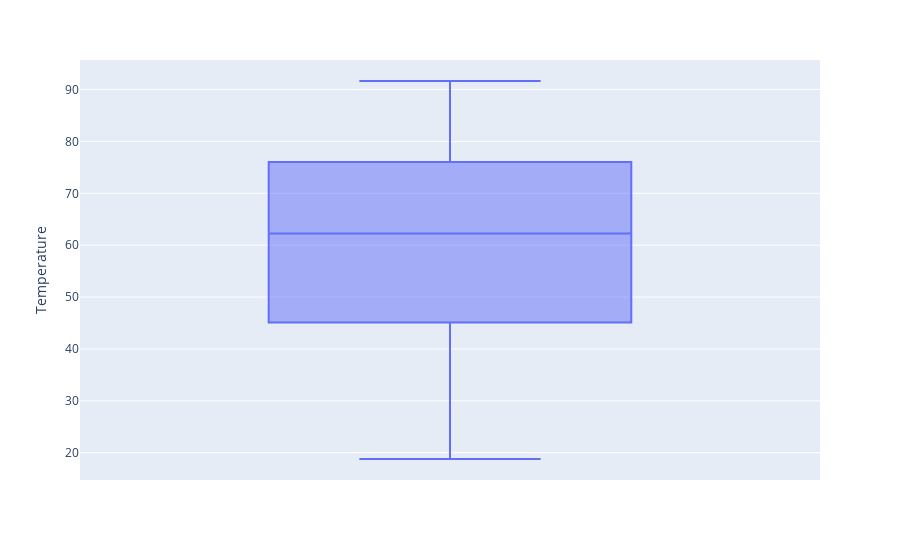
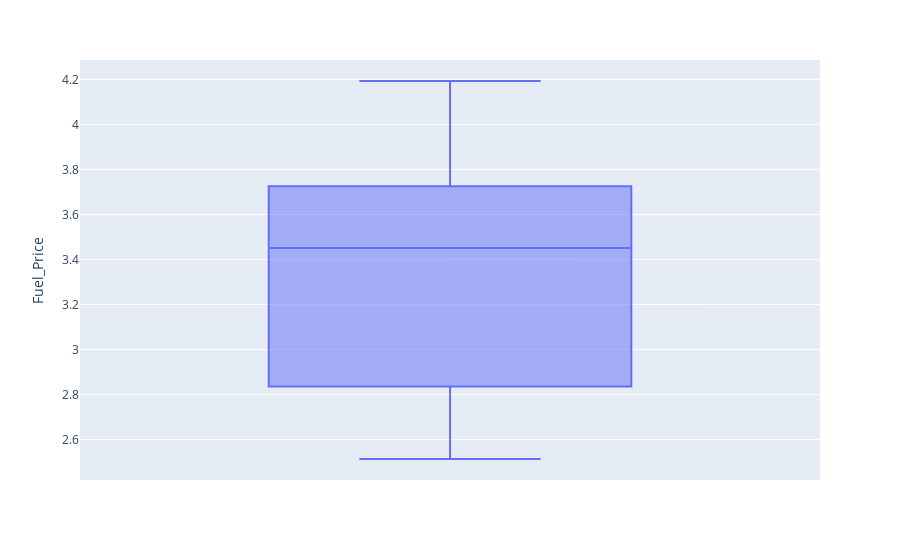
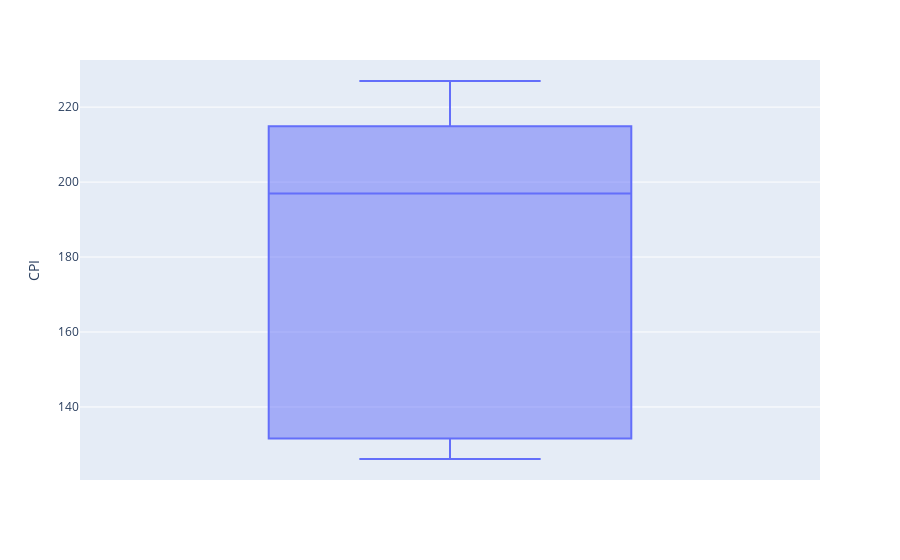
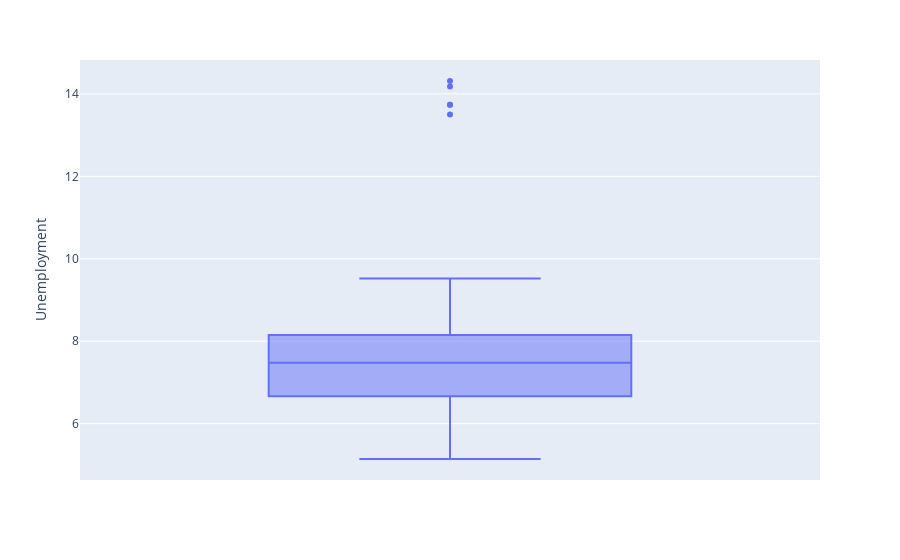

The notebook cell these images were saved under, in order:
### Markdown cell above
## Drop lines containing invalid values or outliers

### Code cell
cols = ["Temperature","Fuel_Price","CPI","Unemployment"]

for col in cols:
    fig = px.box(df, y = col)
    fig.show()

### Figure 1 — Plotly figure (JSON) as saved in the notebook; plotly's stock layout.template omitted (floating-point values rounded to 4 significant figures; data arrays with more than 128 entries replaced by an {"elided": "..."} marker saying what was removed)
{"data": [{"alignmentgroup": "True", "hovertemplate": "Temperature=%{y}<extra></extra>", "legendgroup": "", "marker": {"color": "#636efa"}, "name": "", "notched": false, "offsetgroup": "", "orientation": "v", "showlegend": false, "type": "box", "x0": " ", "xaxis": "x", "y": {"elided": "136 float values"}, "y0": " ", "yaxis": "y"}], "layout": {"boxmode": "group", "legend": {"tracegroupgap": 0}, "margin": {"t": 60}, "xaxis": {"anchor": "y", "domain": [0, 1]}, "yaxis": {"anchor": "x", "domain": [0, 1], "title": {"text": "Temperature"}}}}

### Figure 2 — Plotly figure (JSON) as saved in the notebook; plotly's stock layout.template omitted (floating-point values rounded to 4 significant figures; data arrays with more than 128 entries replaced by an {"elided": "..."} marker saying what was removed)
{"data": [{"alignmentgroup": "True", "hovertemplate": "Fuel_Price=%{y}<extra></extra>", "legendgroup": "", "marker": {"color": "#636efa"}, "name": "", "notched": false, "offsetgroup": "", "orientation": "v", "showlegend": false, "type": "box", "x0": " ", "xaxis": "x", "y": {"elided": "136 float values"}, "y0": " ", "yaxis": "y"}], "layout": {"boxmode": "group", "legend": {"tracegroupgap": 0}, "margin": {"t": 60}, "xaxis": {"anchor": "y", "domain": [0, 1]}, "yaxis": {"anchor": "x", "domain": [0, 1], "title": {"text": "Fuel_Price"}}}}

### Figure 3 — Plotly figure (JSON) as saved in the notebook; plotly's stock layout.template omitted (floating-point values rounded to 4 significant figures; data arrays with more than 128 entries replaced by an {"elided": "..."} marker saying what was removed)
{"data": [{"alignmentgroup": "True", "hovertemplate": "CPI=%{y}<extra></extra>", "legendgroup": "", "marker": {"color": "#636efa"}, "name": "", "notched": false, "offsetgroup": "", "orientation": "v", "showlegend": false, "type": "box", "x0": " ", "xaxis": "x", "y": {"elided": "136 float values"}, "y0": " ", "yaxis": "y"}], "layout": {"boxmode": "group", "legend": {"tracegroupgap": 0}, "margin": {"t": 60}, "xaxis": {"anchor": "y", "domain": [0, 1]}, "yaxis": {"anchor": "x", "domain": [0, 1], "title": {"text": "CPI"}}}}

### Figure 4 — Plotly figure (JSON) as saved in the notebook; plotly's stock layout.template omitted (floating-point values rounded to 4 significant figures; data arrays with more than 128 entries replaced by an {"elided": "..."} marker saying what was removed)
{"data": [{"alignmentgroup": "True", "hovertemplate": "Unemployment=%{y}<extra></extra>", "legendgroup": "", "marker": {"color": "#636efa"}, "name": "", "notched": false, "offsetgroup": "", "orientation": "v", "showlegend": false, "type": "box", "x0": " ", "xaxis": "x", "y": {"elided": "136 float values"}, "y0": " ", "yaxis": "y"}], "layout": {"boxmode": "group", "legend": {"tracegroupgap": 0}, "margin": {"t": 60}, "xaxis": {"anchor": "y", "domain": [0, 1]}, "yaxis": {"anchor": "x", "domain": [0, 1], "title": {"text": "Unemployment"}}}}
